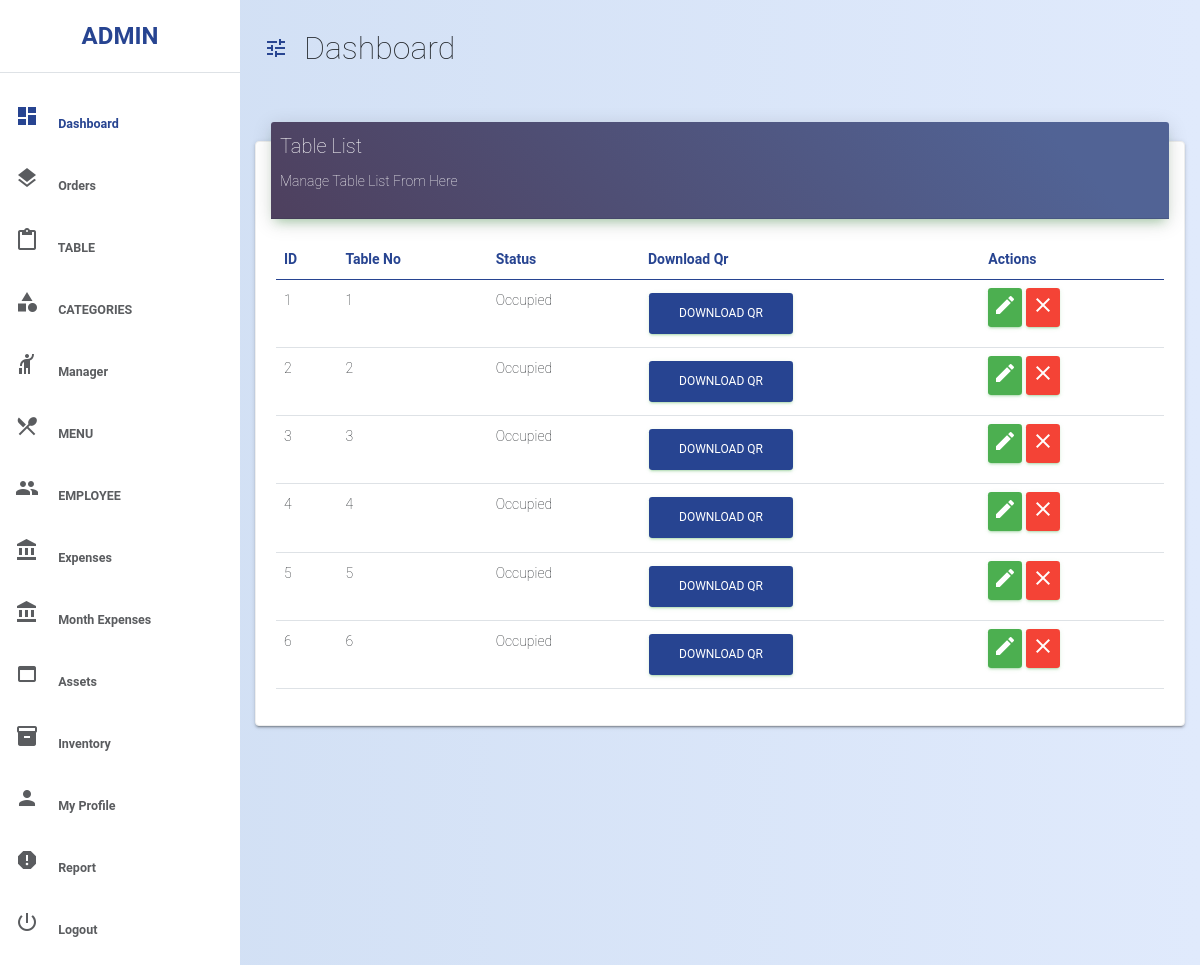
Screenshot of /rest_admin/table_list/ (signed in) with the database file from the repository.
### accounts/models.py (models this page shows, shortened)
class User(AbstractUser):
    mobile_no = models.CharField(max_length=10,
                                    validators=[RegexValidator(r'^\d{9,10}$')])
    address = models.CharField(max_length=200)
    country = models.CharField(max_length=50)
    state = models.CharField(max_length=50)
    pin_code = models.CharField(max_length=6,
                                validators=[RegexValidator(r'^\d{5,6}$')])
    profile_photo = models.ImageField(upload_to='profile_pic',
                                        null=True,
                                        blank=True)
    restaurant_name = models.CharField(max_length=120, null=True, blank=True)
    land_line_number = models.CharField(
        max_length=6,
        validators=[RegexValidator(r'^\d{5,6}$')],
        null=True,
        blank=True)
    discount = models.PositiveIntegerField(null=True, blank=True)
    offer = models.CharField(max_length=10, null=True, blank=True)
    GST_Number = models.CharField(max_length=30, null=True, blank=True)
    SGST = models.CharField(max_length=6, null=True, blank=True)
    CGST = models.CharField(max_length=6, null=True, blank=True)
    rest = models.ForeignKey('self',
                                on_delete=models.CASCADE,
                                null=True,
                                blank=True)
    Adhaar_Card = models.FileField(upload_to='emp_det', null=True, blank=True)
    Category = models.CharField(choices=e_category,
                                max_length=10,
                                null=True,
                                blank=True)
    salary = models.PositiveIntegerField(null=True, blank=True)
    is_rest = models.BooleanField(default=False)
    is_manager = models.BooleanField(default=False)
    is_employee = models.BooleanField(default=False)

### rest_admin/models.py (models this page shows, shortened)
class Table(models.Model):
    table_no = models.CharField(max_length=120)
    rest = models.ForeignKey(User, on_delete=models.CASCADE)
    status = models.CharField(max_length=20)
    qr = models.ImageField(upload_to='qr_code', null=True, blank=False)

### rest_admin/views.py (the view)
# urls.py: path('table_list/', views.table_list, name='table_list'),
def table_list(request):
    restro = User.objects.get(id=request.user.id)
    tables = Table.objects.filter(rest_id=request.user)
    return render(request, 'rest_admin/table_list.html', {
        'tables': tables,
        'restro': restro
    })

### templates/rest_admin/table_list.html (shortened to what this page needs)
<!DOCTYPE html>
{% extends 'res_base.html' %}
{% load static %}
  {% block head %}
    <link href="{% static 'my_css/qr.css' %}" rel="stylesheet" />
  {% endblock %}
{% block body %}
  <div class="col-md-12">
    <div class="card">
      <div class="card-header card-header-primary">
        <h4 class="card-title">Table List</h4>
        <p class="card-category">Manage Table List From Here</p>
      </div>
      <div class="card-body">
        <div class="table-responsive">
          <table class="table">
            <thead class="text-primary">
              <tr>
                <th>ID</th>
                <th>Table No</th>
                <th>Status</th>
                <th>Download Qr</th>
                <th>Actions</th>
              </tr>
            </thead>
            <tbody>
              {% for i in tables %}
              <tr>
                <td>{{ forloop.counter }}</td>
                <td>{{ i.table_no }}</td>
                <td>{{ i.status }}</td>
                <td>
                  <a class="btn btn-primary" href="{{ i.qr.url }}" download
                    >Download Qr</a
                  >
                </td>
                <td class="td-actions">
                  <a
                    href="{% url 'rest_admin:edit_table' i.id %}"
                    class="btn btn-success"
                    data-original-title=""
                    title=""
                  >
                    <i class="material-icons">edit</i>
                  </a>
                  <a
                    href="{% url 'rest_admin:delete_table' i.id %}"
                    class="btn btn-danger"
                    data-original-title=""
                    title=""
                  >
                    <i class="material-icons">close</i>
                  </a>
                </td>
              </tr>
              {% endfor %}
            </tbody>
          </table>
        </div>
      </div>
    </div>
  </div>
{% endblock %}

### templates/res_base.html (shortened to what this page needs)
<!DOCTYPE html>
{% load static %}
{% load webpush_notifications %}
<html lang="en">
<head>
    <link href="{% static 'bootstrap/css/bootstrap.min.css' %}" rel="stylesheet" >
    <link rel="stylesheet" href="{% static 'assets/css/style.css' %}" />
    {% block head %}
    {% endblock %}
</head>
<body>
    <div class="d-flex" id="main-wrapper">
        <div class="bg-white" id="sidebar">
            <div class="sidebar-heading text-center py-4 primary-text fs-4 fw-bold text-uppercase border-bottom" >{% block res_name %}{{ restro.restaurant_name }}{% endblock %}</div>
            <div class="list-group list-group-flush my-3">
                <a href="{% url 'rest_admin:t_price' %}" class="list-group-item list-group-item-action bg-transparent second-text active" >
                    <span class="me-3 mt-4"
                    ><i class="material-icons">dashboard</i></span
                    >
                    <span>Dashboard</span>
                </a>
                <div>
                    <a class="list-group-item list-group-item-action bg-transparent second-text fw-bold" data-bs-toggle="collapse" href="#ordercollapse" role="button" aria-expanded="false" aria-controls="ordercollapse">
                        <span class="me-3"><i class="material-icons">layers</i></span>
                        <span>Orders</span>
                    </a>
                </div>
                <div>
                    <a class="list-group-item list-group-item-action bg-transparent second-text fw-bold" data-bs-toggle="collapse" href="#tablecollapse" role="button" aria-expanded="false" aria-controls="tablecollapse">
                        <span class="me-3"><i class="material-icons">content_paste</i></span>
                        <span>TABLE</span>
                    </a>
                </div>
                <div>
                    <a class="list-group-item list-group-item-action bg-transparent second-text fw-bold" data-bs-toggle="collapse" href="#categorycollapse" role="button" aria-expanded="false" aria-controls="categorycollapse">
                        <span class="me-3"><i class="material-icons">category</i></span>
                        <span>CATEGORIES</span>
                    </a>
                </div>
                <div>
                    <a class="list-group-item list-group-item-action bg-transparent second-text fw-bold" data-bs-toggle="collapse" href="#managercollapse" role="button" aria-expanded="false" aria-controls="managercollapse">
                        <span class="me-3"><i class="material-icons">hail</i></span>
                        <span>Manager</span>
                    </a>
                </div>
                <div>
                    <a class="list-group-item list-group-item-action bg-transparent second-text fw-bold" data-bs-toggle="collapse" href="#menucollapse" role="button" aria-expanded="false" aria-controls="menucollapse">
                        <span class="me-3"><i class="material-icons">restaurant_menu</i></span>
                        <span>MENU</span>
                    </a>
                </div>
                <div>
                    <a class="list-group-item list-group-item-action bg-transparent second-text fw-bold" data-bs-toggle="collapse" href="#employeecollapse" role="button" aria-expanded="false" aria-controls="employeecollapse">
                        <span class="me-3"><i class="material-icons">group</i></span>
                        <span>EMPLOYEE</span>
                    </a>
                </div>
                <div>
                    <a class="list-group-item list-group-item-action bg-transparent second-text fw-bold" data-bs-toggle="collapse" href="#expensecollapse" role="button" aria-expanded="false" aria-controls="expensecollapse">
                        <span class="me-3"><i class="material-icons">account_balance</i></span>
                        <span>Expenses</span>
                    </a>
                </div>
                <div>
                    <a class="list-group-item list-group-item-action bg-transparent second-text fw-bold" data-bs-toggle="collapse" href="#mexpensecollapse" role="button" aria-expanded="false" aria-controls="mexpensecollapse">
                        <span class="me-3"><i class="material-icons">account_balance</i></span>
                        <span>Month Expenses</span>
                    </a>
                </div>
                <div>
                    <a class="list-group-item list-group-item-action bg-transparent second-text fw-bold" data-bs-toggle="collapse" href="#assetscollapse" role="button" aria-expanded="false" aria-controls="assetscollapse">
                        <span class="me-3"><i class="material-icons">web_asset</i></span>
                        <span>Assets</span>
                    </a>
                </div>
                <div>
                    <a class="list-group-item list-group-item-action bg-transparent second-text fw-bold" data-bs-toggle="collapse" href="#Inventorycollapse" role="button" aria-expanded="false" aria-controls="Inventorycollapse">
                        <span class="me-3"><i class="material-icons">inventory_2</i></span>
                        <span>Inventory</span>
                    </a>
                </div>
                <a href="{% url 'rest_admin:user_profile' %}" class="list-group-item list-group-item-action bg-transparent second-text fw-bold">
                    <span class="me-3 mt-4"
                    ><i class="material-icons">person</i></span
                    >
                    <span>My Profile</span>
                </a>
                <a href="{% url 'rest_admin:balence_sheet' %}" class="list-group-item list-group-item-action bg-transparent second-text fw-bold">
                    <span class="me-3 mt-4"
                    ><i class="material-icons">report</i></span
                    >
                    <span>Report</span>
                </a>
                <a href="{% url 'accounts:user_logout' %}" class="list-group-item list-group-item-action bg-transparent second-text fw-bold">
                    <span class="me-3 mt-4"
                    ><i class="material-icons ">power_settings_new</i></span
                    >
                    <span>Logout</span>
                </a>
            </div>
        </div>
        <div id="page-content-wrapper">
            <nav class="navbar navbar-expand-lg navbar-light bg-transparent py-4 px-4">
                <div class="d-flex align-items-center">
                    <i class="material-icons primary-text fs-4 me-3" id="menu-toggle">tune</i>
                    <h2 class="fs-2 m-0">Dashboard</h2>
                </div>
            </nav>
            <div class="container-fluid" style="padding: 15px;">
                {% block body %}
                {% endblock body %}
            </div>
        </div>
    </div>
</body>
</html>

### static/assets/css/style.css (style rules this page uses)
body, h1, h2, h3, h4, h5, h6, .h1, .h2, .h3, .h4 { font-family: "Roboto", "Helvetica", "Arial", sans-serif; font-weight: 200; line-height: 1.5em; }
:root { --main-bg-color: #009d63; --main-text-color: #274491; --second-text-color: #5a5c5f; --second-bg-color: #c1efde; --card-header-success-color: #274491; }
.primary-text { color: var(--main-text-color); }
.second-text { color: var(--second-text-color); }
#main-wrapper { overflow-x: hidden; background: #e0eafc; background: -webkit-linear-gradient( to right, #cfdef3, #e0eafc ); background: linear-gradient( to right, #cfdef3, #e0eafc ); }
#sidebar { min-height: 100vh; margin-left: -15rem; -webkit-transition: margin 0.25s ease-out; -moz-transition: margin 0.25s ease-out; -o-transition: margin 0.25s ease-out; transition: margin 0.25s ease-out; }
#sidebar .sidebar-heading { padding: 0.875rem 1.25rem; font-size: 1.2rem; }
#sidebar .list-group { width: 15rem; }
#page-content-wrapper { min-width: 100vw; }
#menu-toggle { cursor: pointer; }
.list-group-item { border: none; padding: 15px 15px; font-size: 12.5px; }
.list-group-item.active { background-color: transparent; color: var(--main-text-color); font-weight: bold; border: none; }
.card { box-shadow: 0 1px 4px 0 rgb(0 0 0 / 14%); }
.card { border: 0; margin-bottom: 30px; margin-top: 30px; border-radius: 6px; color: #333333; background: #fff; width: 100%; box-shadow: 0 2px 2px 0 rgb(0 0 0 / 14%), 0 3px 1px -2px rgb(0 0 0 / 20%), 0 1px 5px 0 rgb(0 0 0 / 12%); }
.card { position: relative; display: flex; flex-direction: column; min-width: 0; word-wrap: break-word; background-color: #fff; background-clip: border-box; border: 1px solid #eeeeee; border-radius: 0.25rem; }
.card { font-size: 0.875rem; }
.card-header { box-shadow: 0 4px 20px 0px rgb(0 0 0 / 14%), 0 7px 10px -5px rgb(76 175 80 / 40%); border-radius: 3px; margin-top: -20px; margin-left: 15px; margin-right: 15px; padding: 9px; }
.card-header-primary { background: rgb(81, 99, 149); background: linear-gradient( 227deg, rgba(81, 99, 149, 1) 13%, rgba(79, 79, 117, 1) 63%, rgba(78, 64, 94, 1) 100% ); }
.card-title { color: #fff; font-size: 20px; align-items: center; }
.card-body { flex: 1 1 auto; padding: 1.25rem; }
.card-category { color: #fff; }
.btn { position: relative; padding: 12px 30px; margin: 0.3125rem 1px; font-size: 0.75rem; font-weight: 400; line-height: 1.428571; text-decoration: none; text-transform: uppercase; letter-spacing: 0; cursor: pointer; background-color: transparent; border: 0; border-radius: 0.2rem; outline: 0; transition: box-shadow 0.2s cubic-bezier(0.4, 0, 1, 1), background-color 0.2s cubic-bezier(0.4, 0, 0.2, 1); will-change: box-shadow, transform; }
.btn.btn-success { color: #fff; background-color: #4caf50; border-color: #4caf50; box-shadow: 0 2px 2px 0 rgb(76 175 80 / 14%), 0 3px 1px -2px rgb(76 175 80 / 20%), 0 1px 5px 0 rgb(76 175 80 / 12%); }
.btn.btn-primary { color: #fff; background-color: var(--main-text-color); border-color: var(--main-text-color); box-shadow: 0 2px 2px 0 rgb(76 175 80 / 14%), 0 3px 1px -2px rgb(76 175 80 / 20%), 0 1px 5px 0 rgb(76 175 80 / 12%); }
.btn.btn-danger { color: #fff; background-color: #f44336 !important; border-color: #f44336 !important; box-shadow: 0 2px 2px 0 rgb(76 175 80 / 14%), 0 3px 1px -2px rgb(76 175 80 / 20%), 0 1px 5px 0 rgb(76 175 80 / 12%); }
.table .td-actions .btn { margin: 0px; padding: 5px; }
.text-primary { color: var(--main-text-color) !important; }
@media (min-width: 768px) { #sidebar { margin-left: 0; } }
@media (min-width: 768px) { #page-content-wrapper { min-width: 0; width: 100%; } }

### rows the page displays
User: restaurant_name "ADMIN"
Table: table_no "1", status "Occupied"
Table: table_no "2", status "Occupied"
Table: table_no "3", status "Occupied"
Table: table_no "4", status "Occupied"
Table: table_no "5", status "Occupied"
Table: table_no "6", status "Occupied"
